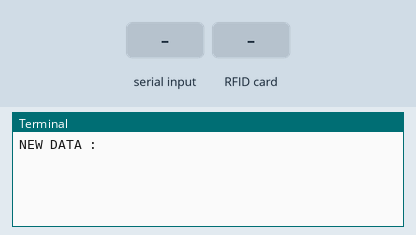
Recording of a program running on a simulated Raspberry Pi (header pin numbers). On the bench: the last lines printed to the terminal. The test bench sets the inputs (shaded band). At 2.8 s the program stops and its outputs stay as they are.

Above: at 1.2 s.
1.3 s: "1" typed at the terminal, then Enter
At 1.7 s:
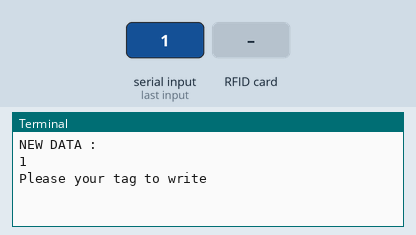
2.8 s: RFID card 5E 7A 19 C4 held to the reader
At 4.0 s:
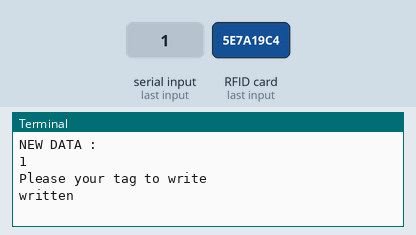

The program:

write.py
```python
import RPi.GPIO as GPIO
from mfrc522 import SimpleMFRC522

rfid = SimpleMFRC522()

try:
	#Helps to enter the data in the rfid card.
	#Also make sure that the tag is writeable also.
	text = input("NEW DATA : ")
	print("Please your tag to write")
	rfid.write(text)
	print("written")

finally:
	GPIO.cleanup()
```

Measured:
- after the input at 1.3 s, the terminal: prints a new line at once (image 1)
- after the input at 2.8 s, the terminal: prints a new line at once (image 2)
